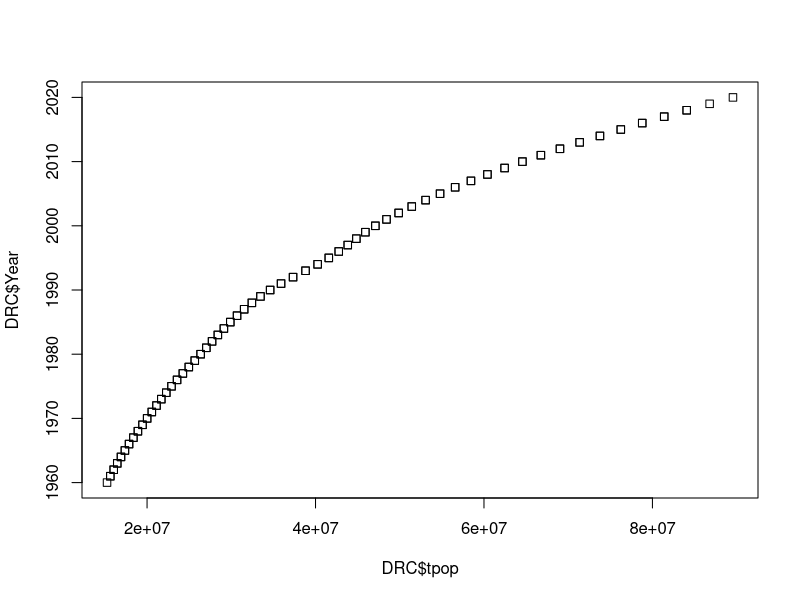

This figure's R source: (Note: this script raises an error after producing the figure.)

View(climate_change_cod)
library(dplyr)
library(base)
library(tidyverse)

cod_dataset <- read.csv("climate-change_cod.csv")

#change rows in to datasets w two columns.
#one is year
#one is data

#All rows with AG.LND.AGRI.ZS = dataset named "agri_land_by_km"
#Column w/ year
#column w/ percent


##DO NOT RUN THIS CODE###
##THIS WAS INITIAL CODE TO SET UP THE DATASET##
#cod_dataset <- rename(cod_dataset, code = "Indicator Code", country_name = "Country Name", country_iso3 = "Country ISO3", i_name = "Indicator")
cod_dataset <- select(cod_dataset, Year, Value, Indicator.Code)
#cod_dataset <- cod_dataset[-c(1), ]



  

agkm  <- slice(cod_dataset, 2:59)
agkm <- rename(agkm, ag.lnd.sq.km = "Value")
agp  <- slice(cod_dataset, 60:175)
agp <- rename(agp, ag.lnd.per = "Value")
DRC <- merge(agkm, agp, by = "Year", all = TRUE)


forestkm <-slice(cod_dataset, 191:219)
forestkm <- rename(forestkm, fkm = "Value")
DRC <- merge(DRC, forestkm, by= "Year", all = TRUE)



ate <- slice(cod_dataset, 369:388)
ate <- rename(ate, ate = "Value")
DRC <- merge(DRC, ate, by = "Year", all = "TRUE")




rec <-slice(cod_dataset, 389:414)
rec <-rename(rec, rec = "Value")
DRC <- merge(DRC, rec, by = "Year", all = TRUE)


upa <- slice(cod_dataset, 1344:1404)
upa <- rename(upa, upa = "Value")
DRC<- merge(DRC, upa, by = "Year", all = TRUE)


tpop <- slice(cod_dataset, 1642:1702)
tpop <- rename(tpop, tpop = "Value")
DRC <- merge(DRC, tpop, by = "Year", all = TRUE)



popg <- slice(cod_dataset, 1582:1641)
popg <- rename(popg, popg = "Value")
DRC <- merge(DRC, popg, by = "Year", all = TRUE)

#remove unnecessary dataframes
remove(popg, upa, tpop, rec, ate, forestkm, agkm, agp)



#Plotting total pop. growth

plot(DRC$tpop, DRC$Year, pch = 0.5, na.rm = FALSE)



#use colnames(DRC) <- make.unique(names(DRC)) if getting duplicate 'data' error

g <- ggplot(data = DRC)+
  geom_point(mapping = aes(Year, popg), na.rm = TRUE)
g
